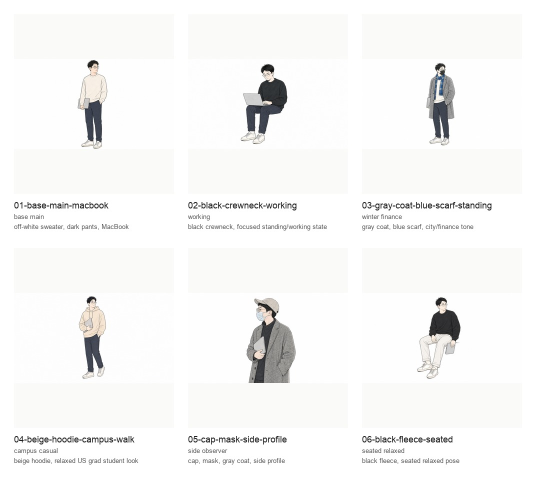
#> input picture examples/ethan/generated-variants-contact-sheet.jpg, 1072 x 964 px (shown at 1/2 size)
$ python export_circle_avatar.py --input ../examples/ethan/generated-variants-contact-sheet.jpg --out out.png
#> lines starting #> are read from the running program, lines starting #| are printed output that depends on the picture
#!/usr/bin/env python3
"""Export a square avatar as a transparent circular PNG."""

from __future__ import annotations

import argparse
from pathlib import Path

from PIL import Image, ImageDraw, ImageFilter, ImageOps


def export_circle_avatar(input_path: Path, out_path: Path, size: int) -> None:
#> called with size = 1024
    if size <= 0:
        raise ValueError("size must be positive")
    if not input_path.exists():
        raise FileNotFoundError(input_path)

    source = Image.open(input_path).convert("RGBA")
    avatar = ImageOps.fit(
        source,
        (size, size),
        method=Image.Resampling.LANCZOS,
        centering=(0.5, 0.5),
    )
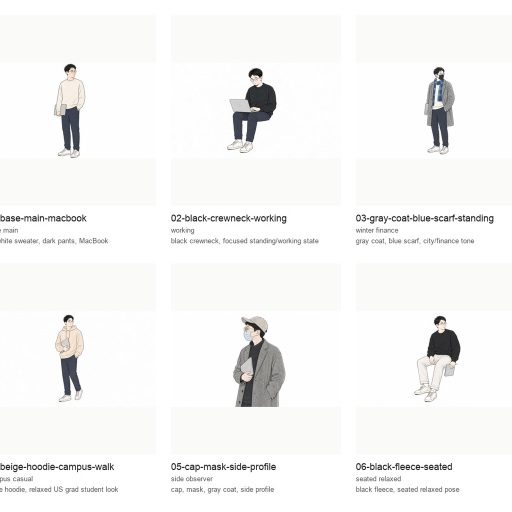
#> avatar: PIL image 1024x1024 RGBA (shown at 1/2 size); mean R, G, B, A 245.1, 245, 244.3, 255

    mask_scale = 4
    mask_size = size * mask_scale
    mask = Image.new("L", (mask_size, mask_size), 0)
#> mask: PIL image 4096x4096 L; every value is 0
    draw = ImageDraw.Draw(mask)
    draw.ellipse((0, 0, mask_size - 1, mask_size - 1), fill=255)
    mask = mask.resize((size, size), Image.Resampling.LANCZOS).filter(ImageFilter.GaussianBlur(0.2))
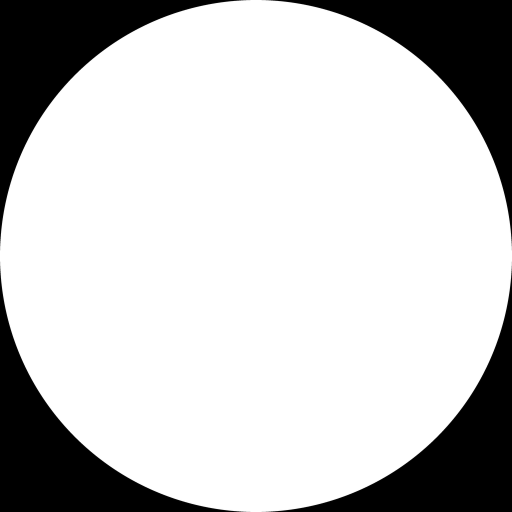
#> mask: PIL image 1024x1024 L (shown at 1/2 size); min 0, max 255, mean 200.3

    output = Image.new("RGBA", (size, size), (255, 255, 255, 0))
    output.paste(avatar, (0, 0), mask)
    out_path.parent.mkdir(parents=True, exist_ok=True)
    output.save(out_path)


def main() -> None:
    parser = argparse.ArgumentParser(description=__doc__)
    parser.add_argument("--input", required=True, type=Path)
    parser.add_argument("--out", required=True, type=Path)
    parser.add_argument("--size", type=int, default=1024)
    args = parser.parse_args()

    export_circle_avatar(args.input, args.out, args.size)
    print(args.out)


if __name__ == "__main__":
    main()
